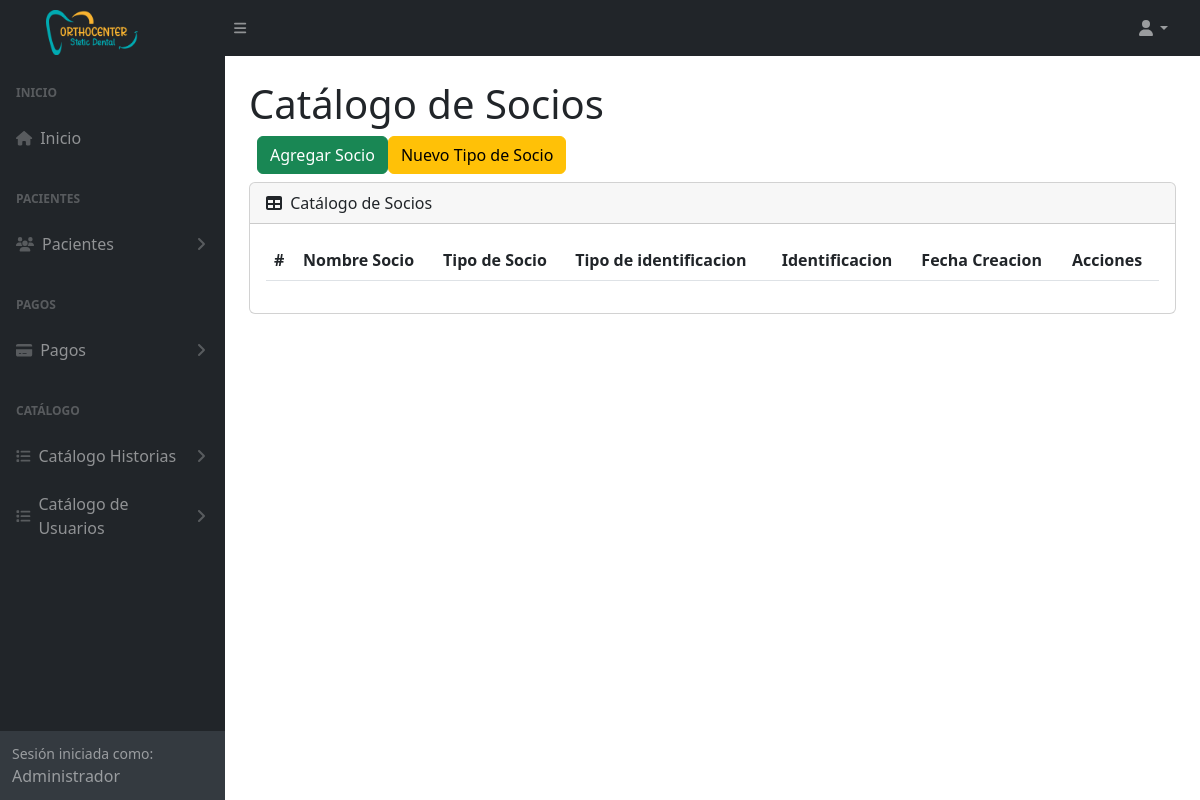
The app's page /socios (signed in), older data.
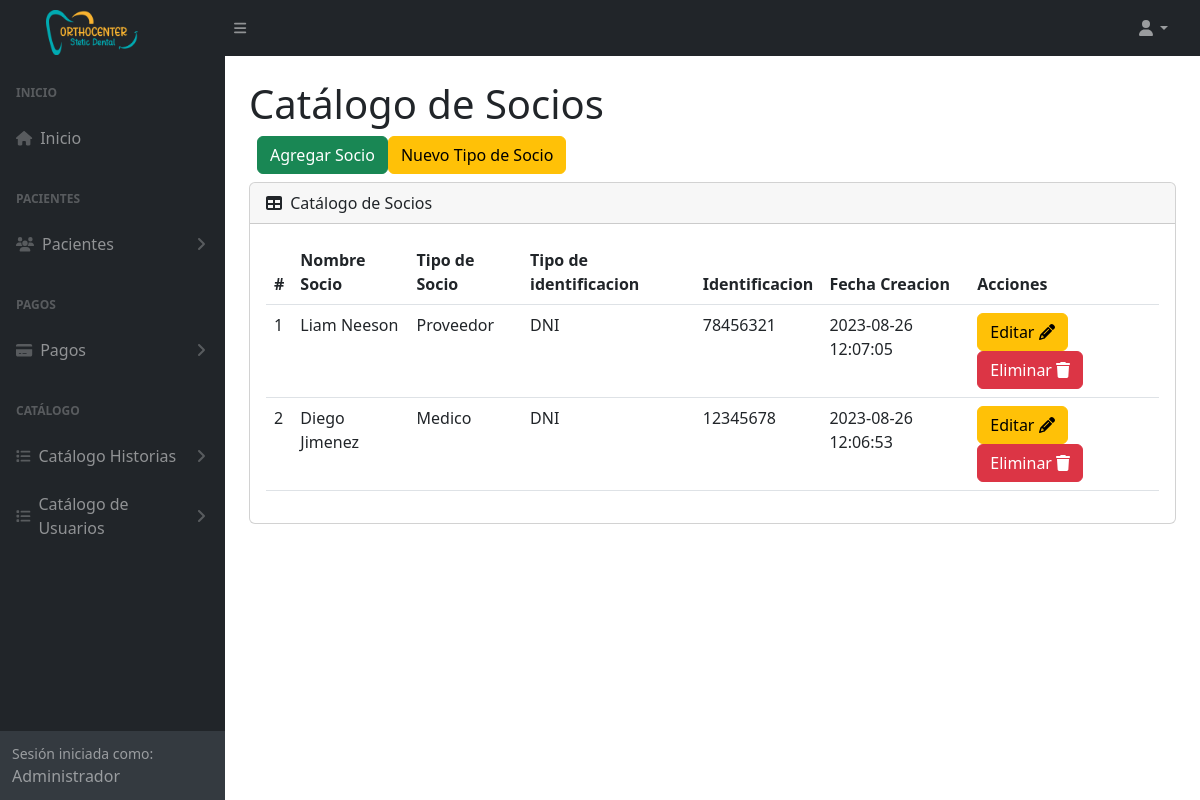
The same page, newer data.
### tables this page shows
CREATE TABLE `tba_socio`  (
  `IdSocio` int NOT NULL AUTO_INCREMENT,
  `NombreSocio` varchar(150) NOT NULL,
  `IdTipoIdentificacion` int NULL DEFAULT NULL,
  `IdTipoSocio` int NOT NULL,
  `Identificacion` varchar(15) NULL DEFAULT NULL,
  `FechaCreacion` datetime NOT NULL,
  `FechaActualizacion` datetime NOT NULL,
  PRIMARY KEY (`IdSocio`) USING BTREE,
  INDEX `tba_socio_fksocios`(`IdTipoIdentificacion`) USING BTREE,
  INDEX `tba_socio_fktiposocio`(`IdTipoSocio`) USING BTREE,
  CONSTRAINT `fk_tipoidentificacion_socio` FOREIGN KEY (`IdTipoIdentificacion`) REFERENCES `tba_tipoidentificacion` (`IdTipoIdentificacion`) ON DELETE RESTRICT ON UPDATE RESTRICT,
  CONSTRAINT `fk_tiposocio_socio` FOREIGN KEY (`IdTipoSocio`) REFERENCES `tba_tiposocio` (`IdTipoSocio`) ON DELETE RESTRICT ON UPDATE RESTRICT
);

CREATE TABLE `tba_tiposocio`  (
  `IdTipoSocio` int NOT NULL AUTO_INCREMENT,
  `NombreTipoSocio` varchar(255) NULL DEFAULT NULL,
  PRIMARY KEY (`IdTipoSocio`) USING BTREE
);

CREATE TABLE `tba_tipoidentificacion`  (
  `IdTipoIdentificacion` int NOT NULL AUTO_INCREMENT,
  `NombreTipoIdentificacion` varchar(20) NOT NULL,
  PRIMARY KEY (`IdTipoIdentificacion`) USING BTREE
);

### controller/plantilla.controller.php (called while the page is built, shortened)
<?php
class ControllerPlantilla
{
  static public function ctrPlantilla()
  {
    include "view/plantilla.php";
  }
}

### index.php (called while the page is built, shortened)
<?php
require_once "controller/plantilla.controller.php";
require_once "controller/socios.controller.php";
require_once "controller/citas.controller.php";
require_once "model/socios.model.php";
$plantilla = new ControllerPlantilla();
$plantilla -> ctrPlantilla();

### controller/socios.controller.php (called while the page is built, shortened)
<?php
class ControllerSocios
{
  public static function ctrMostrarSocios()
  {
    $tabla = "tba_socio";
    $listaSocios = ModelSocios::mdlMostrarSocios($tabla);
    return $listaSocios;
  }
}

### model/conexion.php (called while the page is built)
<?php
class Conexion
{
  static public function conn()
  {
    $link = new PDO("mysql:host=localhost;dbname=db_orthocenter","root","");
		$link->exec("set names utf8");
		return $link;
  }
}

### model/socios.model.php (called while the page is built, shortened)
<?php
require_once "conexion.php";
class ModelSocios
{
  public static function mdlMostrarSocios($tabla)
  {
    $statement = Conexion::conn()->prepare("SELECT tba_socio.IdSocio, tba_socio.NombreSocio, tba_socio.IdTipoIdentificacion, tba_socio.IdTipoSocio, tba_socio.Identificacion, tba_socio.FechaCreacion, tba_tipoidentificacion.NombreTipoIdentificacion, tba_tiposocio.NombreTipoSocio FROM $tabla INNER JOIN tba_tipoidentificacion ON tba_socio.IdTipoIdentificacion = tba_tipoidentificacion.IdTipoIdentificacion INNER JOIN tba_tiposocio ON tba_socio.IdTipoSocio = tba_tiposocio.IdTipoSocio ORDER BY IdSocio DESC");
    $statement -> execute();
    return $statement -> fetchAll();
  }
}

### view/modules/socios.php (the view, shortened to what this page needs)
</div>
        </div>
        <div class="sb-sidenav-footer">
          <div class="small">Sesión iniciada como:</div>
          <?php echo $_SESSION["nombreUsuario"] ?>
        </div>
      </nav>
    </div>
    <div id="layoutSidenav_content">
      <main class="bg">
        <div class="container-fluid px-4">
          <h1 class="mt-4">Catálogo de Socios</h1>
          <div class="d-flex m-2">
            <button type="button" class="btn btn-success" data-bs-toggle="modal" data-bs-target="#modalAgregarSocio">
              Agregar Socio
            </button>
            <button type="button" class="btn btn-warning" data-bs-toggle="modal" data-bs-target="#modalAgregarTipoSocio">
              Nuevo Tipo de Socio
            </button>
          </div>
          <div class="card mb-4">
            <div class="card-header">
              <i class="fas fa-table me-1"></i>
              Catálogo de Socios
            </div>
            <div class="card-body">
              <table id="datatablesSimple" class="data-table-Socio table">
                <thead>
                  <tr>
                    <th>#</th>
                    <th>Nombre Socio</th>
                    <th>Tipo de Socio</th>
                    <th>Tipo de identificacion</th>
                    <th>Identificacion</th>
                    <th>Fecha Creacion</th>
                    <th>Acciones</th>
                  </tr>
                </thead>
                <tbody>
                  <?php
                  $listaSocios = ControllerSocios::ctrMostrarSocios();
                  foreach ($listaSocios as $key => $value)
                  {
                    echo
                    '<tr>
                      <td>'.($key + 1).'</td>
                      <td>'.$value["NombreSocio"].'</td>
                      <td>'.$value["NombreTipoSocio"].'</td>
                      <td>'.$value["NombreTipoIdentificacion"].'</td>
                      <td>'.$value["Identificacion"].'</td>
                      <td>'.$value["FechaCreacion"].'</td>
                      <td>
                        <button class="btn btn-warning btnEditarSocio" codSocio="'.$value["IdSocio"].'" data-bs-toggle="modal" data-bs-target="#modelEditarSocio">Editar <i class="fa-solid fa-pencil"></i></button>
                        <button class="btn btn-danger btnEliminarSocio" codSocio="'.$value["IdSocio"].'">Eliminar <i class="fa-solid fa-trash"></i></button>
                      </td>
                    </tr>';
                  }
                  ?>
                </tbody>
              </table>
            </div>
          </div>
        </div>
      </main>
    </div>
  </div>

Row changes from the older to the newer data that the page shows:
added tba_socio: NombreSocio "Liam Neeson", IdTipoSocio.NombreTipoSocio "Proveedor", IdTipoIdentificacion.NombreTipoIdentificacion "DNI", Identificacion "78456321", FechaCreacion "2023-08-26 12:07:05"
added tba_socio: NombreSocio "Diego Jimenez", IdTipoSocio.NombreTipoSocio "Medico", IdTipoIdentificacion.NombreTipoIdentificacion "DNI", Identificacion "12345678", FechaCreacion "2023-08-26 12:06:53"
